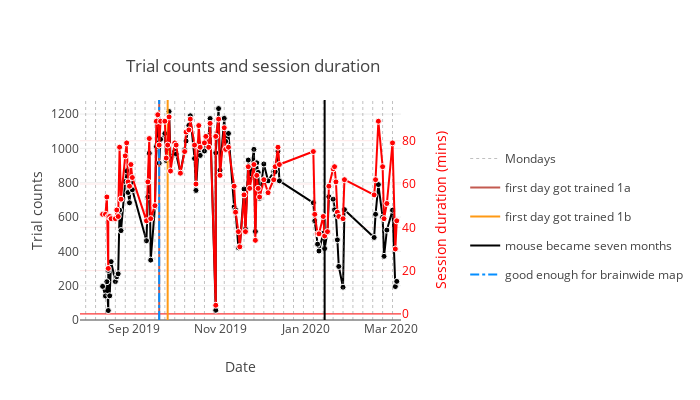

The notebook cell this image was saved under:
### Code cell
# get trial counts and session length to date
session_info = (behavior_ingest.TrialSet *
                acquisition.Session & subj).proj(
    'n_trials', session_date='DATE(session_start_time)',
    session_duration='TIMESTAMPDIFF(MINUTE, \
        session_start_time, session_end_time)').fetch(as_dict=True)
session_info = pd.DataFrame(session_info)
session_info = session_info.where((pd.notnull(session_info)), None)

n_trials = session_info['n_trials'].tolist()
max_trials = max(n_trials)
yrange = [0, max_trials+50]

trial_counts = go.Scatter(
    x=[t.strftime('%Y-%m-%d') for t in session_info['session_date'].tolist()],
    y=session_info['n_trials'].tolist(),
    mode='markers+lines',
    marker=dict(
        size=6,
        color='black',
        line=dict(
            color='white',
            width=1
        )
    ),
    name='trial counts',
    yaxis='y1',
    showlegend=False
)

session_length = go.Scatter(
    x=[t.strftime('%Y-%m-%d') for t in session_info['session_date'].tolist()],
    y=session_info['session_duration'].tolist(),
    mode='markers+lines',
    marker=dict(
        size=6,
        color='red',
        line=dict(
            color='white',
            width=1
        )
    ),
    name='session duration',
    yaxis='y2',
    showlegend=False
)

data = [trial_counts, session_length]

# add monday plots
data = putils.create_monday_plot(data, yrange, d['mondays'])

# add status plots
data = putils.create_status_plot(
    data, yrange, status, public=public)

layout = go.Layout(
    yaxis=dict(
        title='Trial counts',
        range=yrange
    ),
    yaxis2=dict(
        title='Session duration (mins)',
        overlaying='y',
        color='red',
        side='right'
    ),
    xaxis=dict(
        title='Date',
        range=[d['first_date_str'], d['last_date_str']],
        showgrid=False
    ),
    width=700,
    height=400,
    title=dict(
        text='Trial counts and session duration',
        x=0.18,
        y=0.85
    ),
    legend=dict(
        x=1.2,
        y=0.8,
        orientation='v'),
    template=dict(
        layout=dict(
            plot_bgcolor="white"
        )
    )
)
fig = go.Figure(data=data, layout=layout)
plotly.offline.iplot(fig)

### Figure 1 — Plotly figure (JSON) as saved in the notebook; plotly's stock layout.template omitted (floating-point values rounded to 4 significant figures)
{"data": [{"marker": {"color": "black", "line": {"color": "white", "width": 1}, "size": 6}, "mode": "markers+lines", "name": "trial counts", "showlegend": false, "type": "scatter", "x": ["2019-08-10", "2019-08-12", "2019-08-13", "2019-08-14", "2019-08-14", "2019-08-15", "2019-08-16", "2019-08-19", "2019-08-20", "2019-08-21", "2019-08-22", "2019-08-23", "2019-08-26", "2019-08-27", "2019-08-28", "2019-08-29", "2019-08-30", "2019-08-31", "2019-09-10", "2019-09-11", "2019-09-12", "2019-09-13", "2019-09-16", "2019-09-17", "2019-09-18", "2019-09-19", "2019-09-20", "2019-09-23", "2019-09-24", "2019-09-25", "2019-09-26", "2019-09-27", "2019-09-30", "2019-10-01", "2019-10-04", "2019-10-07", "2019-10-08", "2019-10-10", "2019-10-11", "2019-10-14", "2019-10-15", "2019-10-17", "2019-10-18", "2019-10-21", "2019-10-22", "2019-10-24", "2019-10-25", "2019-10-29", "2019-10-29", "2019-10-31", "2019-11-01", "2019-11-04", "2019-11-05", "2019-11-07", "2019-11-11", "2019-11-12", "2019-11-14", "2019-11-15", "2019-11-18", "2019-11-19", "2019-11-21", "2019-11-22", "2019-11-25", "2019-11-26", "2019-11-27", "2019-11-28", "2019-11-29", "2019-12-02", "2019-12-05", "2019-12-09", "2019-12-10", "2019-12-12", "2019-12-13", "2020-01-06", "2020-01-07", "2020-01-09", "2020-01-10", "2020-01-13", "2020-01-14", "2020-01-16", "2020-01-17", "2020-01-20", "2020-01-21", "2020-01-22", "2020-01-23", "2020-01-24", "2020-01-27", "2020-01-28", "2020-02-18", "2020-02-19", "2020-02-21", "2020-02-24", "2020-02-25", "2020-02-27", "2020-03-02", "2020-03-04", "2020-03-05"], "y": [196, 140, 223, 55, 289, 141, 340, 224, 252, 269, 640, 521, 807, 869, 743, 683, 799, 759, 462, 717, 972, 349, 659, 1011, 1145, 914, 1053, 1087, 929, 999, 1215, 941, 983, 967, 859, 992, 1043, 1134, 1190, 941, 755, 1028, 959, 985, 1039, 1075, 1174, 57, 974, 1232, 873, 1175, 1041, 1087, 659, 642, 421, 429, 763, 530, 932, 819, 994, 516, 916, 860, 709, 909, 811, 864, 864, 984, 811, 683, 577, 442, 402, 505, 416, 512, 718, 704, 642, 611, 467, 312, 191, 643, 481, 616, 789, 599, 371, 524, 640, 195, 225], "yaxis": "y"}, {"marker": {"color": "red", "line": {"color": "white", "width": 1}, "size": 6}, "mode": "markers+lines", "name": "session duration", "showlegend": false, "type": "scatter", "x": ["2019-08-10", "2019-08-12", "2019-08-13", "2019-08-14", "2019-08-14", "2019-08-15", "2019-08-16", "2019-08-19", "2019-08-20", "2019-08-21", "2019-08-22", "2019-08-23", "2019-08-26", "2019-08-27", "2019-08-28", "2019-08-29", "2019-08-30", "2019-08-31", "2019-09-10", "2019-09-11", "2019-09-12", "2019-09-13", "2019-09-16", "2019-09-17", "2019-09-18", "2019-09-19", "2019-09-20", "2019-09-23", "2019-09-24", "2019-09-25", "2019-09-26", "2019-09-27", "2019-09-30", "2019-10-01", "2019-10-04", "2019-10-07", "2019-10-08", "2019-10-10", "2019-10-11", "2019-10-14", "2019-10-15", "2019-10-17", "2019-10-18", "2019-10-21", "2019-10-22", "2019-10-24", "2019-10-25", "2019-10-29", "2019-10-29", "2019-10-31", "2019-11-01", "2019-11-04", "2019-11-05", "2019-11-07", "2019-11-11", "2019-11-12", "2019-11-14", "2019-11-15", "2019-11-18", "2019-11-19", "2019-11-21", "2019-11-22", "2019-11-25", "2019-11-26", "2019-11-27", "2019-11-28", "2019-11-29", "2019-12-02", "2019-12-05", "2019-12-09", "2019-12-10", "2019-12-12", "2019-12-13", "2020-01-06", "2020-01-07", "2020-01-09", "2020-01-10", "2020-01-13", "2020-01-14", "2020-01-16", "2020-01-17", "2020-01-20", "2020-01-21", "2020-01-22", "2020-01-23", "2020-01-24", "2020-01-27", "2020-01-28", "2020-02-18", "2020-02-19", "2020-02-21", "2020-02-24", "2020-02-25", "2020-02-27", "2020-03-02", "2020-03-04", "2020-03-05"], "y": [46, 46, 54, 21, 45, 45, 44, 44, 48, 45, 77, 53, 73, 79, 61, 59, 69, 63, 43, 61, 81, 44, 50, 89, 92, 78, 89, 89, 72, 78, 91, 66, 79, 78, 65, 75, 84, 85, 90, 78, 60, 87, 77, 79, 82, 77, 88, 4, 82, 90, 64, 86, 76, 77, 59, 47, 38, 31, 55, 38, 68, 58, 69, 34, 64, 58, 54, 62, 56, 62, 68, 77, 69, 75, 46, 37, 37, 45, 36, 38, 59, 67, 68, 61, 47, 45, 44, 62, 55, 62, 89, 68, 44, 51, 79, 30, 43], "yaxis": "y2"}, {"hoverinfo": "skip", "legendgroup": "monday", "line": {"color": "gray", "dash": "dot", "width": 0.5}, "mode": "lines", "name": "Mondays", "showlegend": true, "type": "scatter", "x": ["2019-07-29", "2019-07-29"], "xaxis": "x", "y": [0, 1282], "yaxis": "y"}, {"hoverinfo": "skip", "legendgroup": "monday", "line": {"color": "gray", "dash": "dot", "width": 0.5}, "mode": "lines", "name": "Mondays", "showlegend": false, "type": "scatter", "x": ["2019-08-05", "2019-08-05"], "xaxis": "x", "y": [0, 1282], "yaxis": "y"}, {"hoverinfo": "skip", "legendgroup": "monday", "line": {"color": "gray", "dash": "dot", "width": 0.5}, "mode": "lines", "name": "Mondays", "showlegend": false, "type": "scatter", "x": ["2019-08-12", "2019-08-12"], "xaxis": "x", "y": [0, 1282], "yaxis": "y"}, {"hoverinfo": "skip", "legendgroup": "monday", "line": {"color": "gray", "dash": "dot", "width": 0.5}, "mode": "lines", "name": "Mondays", "showlegend": false, "type": "scatter", "x": ["2019-08-19", "2019-08-19"], "xaxis": "x", "y": [0, 1282], "yaxis": "y"}, {"hoverinfo": "skip", "legendgroup": "monday", "line": {"color": "gray", "dash": "dot", "width": 0.5}, "mode": "lines", "name": "Mondays", "showlegend": false, "type": "scatter", "x": ["2019-08-26", "2019-08-26"], "xaxis": "x", "y": [0, 1282], "yaxis": "y"}, {"hoverinfo": "skip", "legendgroup": "monday", "line": {"color": "gray", "dash": "dot", "width": 0.5}, "mode": "lines", "name": "Mondays", "showlegend": false, "type": "scatter", "x": ["2019-09-02", "2019-09-02"], "xaxis": "x", "y": [0, 1282], "yaxis": "y"}, {"hoverinfo": "skip", "legendgroup": "monday", "line": {"color": "gray", "dash": "dot", "width": 0.5}, "mode": "lines", "name": "Mondays", "showlegend": false, "type": "scatter", "x": ["2019-09-09", "2019-09-09"], "xaxis": "x", "y": [0, 1282], "yaxis": "y"}, {"hoverinfo": "skip", "legendgroup": "monday", "line": {"color": "gray", "dash": "dot", "width": 0.5}, "mode": "lines", "name": "Mondays", "showlegend": false, "type": "scatter", "x": ["2019-09-16", "2019-09-16"], "xaxis": "x", "y": [0, 1282], "yaxis": "y"}, {"hoverinfo": "skip", "legendgroup": "monday", "line": {"color": "gray", "dash": "dot", "width": 0.5}, "mode": "lines", "name": "Mondays", "showlegend": false, "type": "scatter", "x": ["2019-09-23", "2019-09-23"], "xaxis": "x", "y": [0, 1282], "yaxis": "y"}, {"hoverinfo": "skip", "legendgroup": "monday", "line": {"color": "gray", "dash": "dot", "width": 0.5}, "mode": "lines", "name": "Mondays", "showlegend": false, "type": "scatter", "x": ["2019-09-30", "2019-09-30"], "xaxis": "x", "y": [0, 1282], "yaxis": "y"}, {"hoverinfo": "skip", "legendgroup": "monday", "line": {"color": "gray", "dash": "dot", "width": 0.5}, "mode": "lines", "name": "Mondays", "showlegend": false, "type": "scatter", "x": ["2019-10-07", "2019-10-07"], "xaxis": "x", "y": [0, 1282], "yaxis": "y"}, {"hoverinfo": "skip", "legendgroup": "monday", "line": {"color": "gray", "dash": "dot", "width": 0.5}, "mode": "lines", "name": "Mondays", "showlegend": false, "type": "scatter", "x": ["2019-10-14", "2019-10-14"], "xaxis": "x", "y": [0, 1282], "yaxis": "y"}, {"hoverinfo": "skip", "legendgroup": "monday", "line": {"color": "gray", "dash": "dot", "width": 0.5}, "mode": "lines", "name": "Mondays", "showlegend": false, "type": "scatter", "x": ["2019-10-21", "2019-10-21"], "xaxis": "x", "y": [0, 1282], "yaxis": "y"}, {"hoverinfo": "skip", "legendgroup": "monday", "line": {"color": "gray", "dash": "dot", "width": 0.5}, "mode": "lines", "name": "Mondays", "showlegend": false, "type": "scatter", "x": ["2019-10-28", "2019-10-28"], "xaxis": "x", "y": [0, 1282], "yaxis": "y"}, {"hoverinfo": "skip", "legendgroup": "monday", "line": {"color": "gray", "dash": "dot", "width": 0.5}, "mode": "lines", "name": "Mondays", "showlegend": false, "type": "scatter", "x": ["2019-11-04", "2019-11-04"], "xaxis": "x", "y": [0, 1282], "yaxis": "y"}, {"hoverinfo": "skip", "legendgroup": "monday", "line": {"color": "gray", "dash": "dot", "width": 0.5}, "mode": "lines", "name": "Mondays", "showlegend": false, "type": "scatter", "x": ["2019-11-11", "2019-11-11"], "xaxis": "x", "y": [0, 1282], "yaxis": "y"}, {"hoverinfo": "skip", "legendgroup": "monday", "line": {"color": "gray", "dash": "dot", "width": 0.5}, "mode": "lines", "name": "Mondays", "showlegend": false, "type": "scatter", "x": ["2019-11-18", "2019-11-18"], "xaxis": "x", "y": [0, 1282], "yaxis": "y"}, {"hoverinfo": "skip", "legendgroup": "monday", "line": {"color": "gray", "dash": "dot", "width": 0.5}, "mode": "lines", "name": "Mondays", "showlegend": false, "type": "scatter", "x": ["2019-11-25", "2019-11-25"], "xaxis": "x", "y": [0, 1282], "yaxis": "y"}, {"hoverinfo": "skip", "legendgroup": "monday", "line": {"color": "gray", "dash": "dot", "width": 0.5}, "mode": "lines", "name": "Mondays", "showlegend": false, "type": "scatter", "x": ["2019-12-02", "2019-12-02"], "xaxis": "x", "y": [0, 1282], "yaxis": "y"}, {"hoverinfo": "skip", "legendgroup": "monday", "line": {"color": "gray", "dash": "dot", "width": 0.5}, "mode": "lines", "name": "Mondays", "showlegend": false, "type": "scatter", "x": ["2019-12-09", "2019-12-09"], "xaxis": "x", "y": [0, 1282], "yaxis": "y"}, {"hoverinfo": "skip", "legendgroup": "monday", "line": {"color": "gray", "dash": "dot", "width": 0.5}, "mode": "lines", "name": "Mondays", "showlegend": false, "type": "scatter", "x": ["2019-12-16", "2019-12-16"], "xaxis": "x", "y": [0, 1282], "yaxis": "y"}, {"hoverinfo": "skip", "legendgroup": "monday", "line": {"color": "gray", "dash": "dot", "width": 0.5}, "mode": "lines", "name": "Mondays", "showlegend": false, "type": "scatter", "x": ["2019-12-23", "2019-12-23"], "xaxis": "x", "y": [0, 1282], "yaxis": "y"}, {"hoverinfo": "skip", "legendgroup": "monday", "line": {"color": "gray", "dash": "dot", "width": 0.5}, "mode": "lines", "name": "Mondays", "showlegend": false, "type": "scatter", "x": ["2019-12-30", "2019-12-30"], "xaxis": "x", "y": [0, 1282], "yaxis": "y"}, {"hoverinfo": "skip", "legendgroup": "monday", "line": {"color": "gray", "dash": "dot", "width": 0.5}, "mode": "lines", "name": "Mondays", "showlegend": false, "type": "scatter", "x": ["2020-01-06", "2020-01-06"], "xaxis": "x", "y": [0, 1282], "yaxis": "y"}, {"hoverinfo": "skip", "legendgroup": "monday", "line": {"color": "gray", "dash": "dot", "width": 0.5}, "mode": "lines", "name": "Mondays", "showlegend": false, "type": "scatter", "x": ["2020-01-13", "2020-01-13"], "xaxis": "x", "y": [0, 1282], "yaxis": "y"}, {"hoverinfo": "skip", "legendgroup": "monday", "line": {"color": "gray", "dash": "dot", "width": 0.5}, "mode": "lines", "name": "Mondays", "showlegend": false, "type": "scatter", "x": ["2020-01-20", "2020-01-20"], "xaxis": "x", "y": [0, 1282], "yaxis": "y"}, {"hoverinfo": "skip", "legendgroup": "monday", "line": {"color": "gray", "dash": "dot", "width": 0.5}, "mode": "lines", "name": "Mondays", "showlegend": false, "type": "scatter", "x": ["2020-01-27", "2020-01-27"], "xaxis": "x", "y": [0, 1282], "yaxis": "y"}, {"hoverinfo": "skip", "legendgroup": "monday", "line": {"color": "gray", "dash": "dot", "width": 0.5}, "mode": "lines", "name": "Mondays", "showlegend": false, "type": "scatter", "x": ["2020-02-03", "2020-02-03"], "xaxis": "x", "y": [0, 1282], "yaxis": "y"}, {"hoverinfo": "skip", "legendgroup": "monday", "line": {"color": "gray", "dash": "dot", "width": 0.5}, "mode": "lines", "name": "Mondays", "showlegend": false, "type": "scatter", "x": ["2020-02-10", "2020-02-10"], "xaxis": "x", "y": [0, 1282], "yaxis": "y"}, {"hoverinfo": "skip", "legendgroup": "monday", "line": {"color": "gray", "dash": "dot", "width": 0.5}, "mode": "lines", "name": "Mondays", "showlegend": false, "type": "scatter", "x": ["2020-02-17", "2020-02-17"], "xaxis": "x", "y": [0, 1282], "yaxis": "y"}, {"hoverinfo": "skip", "legendgroup": "monday", "line": {"color": "gray", "dash": "dot", "width": 0.5}, "mode": "lines", "name": "Mondays", "showlegend": false, "type": "scatter", "x": ["2020-02-24", "2020-02-24"], "xaxis": "x", "y": [0, 1282], "yaxis": "y"}, {"hoverinfo": "skip", "legendgroup": "monday", "line": {"color": "gray", "dash": "dot", "width": 0.5}, "mode": "lines", "name": "Mondays", "showlegend": false, "type": "scatter", "x": ["2020-03-02", "2020-03-02"], "xaxis": "x", "y": [0, 1282], "yaxis": "y"}, {"hoverinfo": "x", "marker": {"color": "rgba(195, 90, 80, 1)"}, "mode": "lines", "name": "first day got trained 1a", "showlegend": true, "type": "scatter", "x": ["2019-09-19", "2019-09-19"], "xaxis": "x", "y": [0, 1282], "yaxis": "y"}, {"hoverinfo": "x", "marker": {"color": "rgba(255, 153, 20, 1)"}, "mode": "lines", "name": "first day got trained 1b", "showlegend": true, "type": "scatter", "x": ["2019-09-25", "2019-09-25"], "xaxis": "x", "y": [0, 1282], "yaxis": "y"}, {"hoverinfo": "x", "marker": {"color": "rgba(0, 0, 0, 1)"}, "mode": "lines", "name": "mouse became seven months", "showlegend": true, "type": "scatter", "x": ["2020-01-14", "2020-01-14"], "xaxis": "x", "y": [0, 1282], "yaxis": "y"}, {"hoverinfo": "x", "line": {"color": "rgba(5, 142, 255, 1)", "dash": "dashdot", "width": 2}, "mode": "lines", "name": "good enough for brainwide map", "showlegend": true, "type": "scatter", "x": ["2019-09-19", "2019-09-19"], "xaxis": "x", "y": [0, 1282], "yaxis": "y"}], "layout": {"height": 400, "legend": {"orientation": "v", "x": 1.2, "y": 0.8}, "title": {"text": "Trial counts and session duration", "x": 0.18, "y": 0.85}, "width": 700, "xaxis": {"range": ["2019-07-25", "2020-03-08"], "showgrid": false, "title": {"text": "Date"}}, "yaxis": {"range": [0, 1282], "title": {"text": "Trial counts"}}, "yaxis2": {"color": "red", "overlaying": "y", "side": "right", "title": {"text": "Session duration (mins)"}}}}
